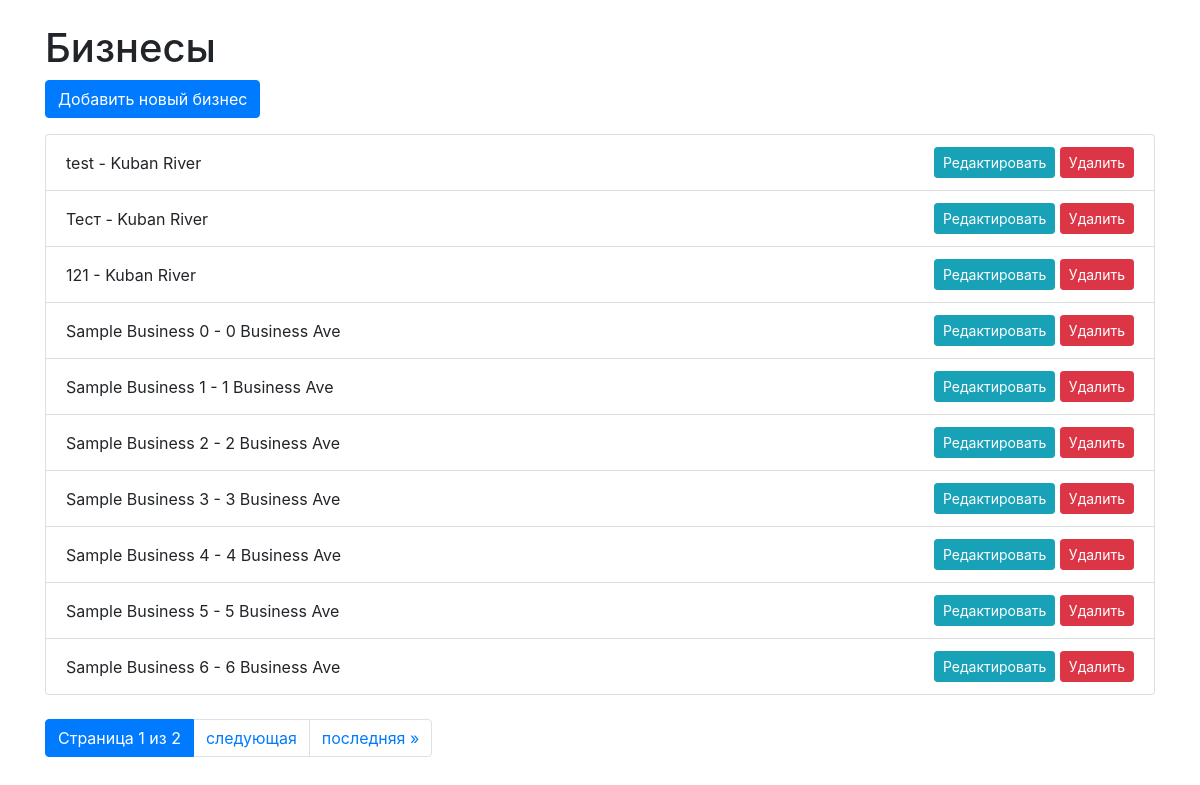
The app's page /business/ with its own data.
### business/models.py (models this page shows, shortened)
class Business(models.Model):
    owner = models.ForeignKey(User, on_delete=models.CASCADE)
    name = models.CharField(max_length=100)
    address = models.CharField(max_length=200)

### business/views.py (the view)
# urls.py: path('business/', BusinessList.as_view(), name='business-list'),  # Добавляем новый путь для списка бизнесов с пагинацией
class BusinessList(ListView):
    model = Business
    context_object_name = 'businesses'
    template_name = 'business/business_list.html'  # Убедитесь, что у вас правильно указан путь к шаблону
    paginate_by = 10  # Количество бизнесов на странице
    def get_context_data(self, **kwargs):
        context = super().get_context_data(**kwargs)
        paginator = Paginator(self.get_queryset(), self.paginate_by)
        page = self.request.GET.get('page')
        try:
            businesses = paginator.page(page)
        except PageNotAnInteger:
            businesses = paginator.page(1)
        except EmptyPage:
            businesses = paginator.page(paginator.num_pages)
        context['businesses'] = businesses
        return context

### business/templates/business/business_list.html (shortened to what this page needs)
<!DOCTYPE html>
<html lang="en">
<head>
    <link href="https://stackpath.bootstrapcdn.com/bootstrap/4.5.2/css/bootstrap.min.css" rel="stylesheet">
</head>
<body>
    <div class="container mt-4">
        <h1>Бизнесы</h1>
        <a href="{% url 'business-add' %}" class="btn btn-primary mb-3">Добавить новый бизнес</a>
        <ul class="list-group">
            {% for business in businesses %}
                <li class="list-group-item d-flex justify-content-between align-items-center">
                    {{ business.name }} - {{ business.address }}
                    <div>
                        <a href="{% url 'business-update' business.id %}" class="btn btn-sm btn-info">Редактировать</a>
                        <a href="{% url 'business-delete' business.id %}" class="btn btn-sm btn-danger" onclick="return confirm('Вы уверены, что хотите удалить этот бизнес?');">Удалить</a>
                    </div>
                </li>
            {% endfor %}
        </ul>
        <nav aria-label="Page navigation example" class="mt-4">
            <ul class="pagination">
                <li class="page-item active"><a class="page-link" href="#">Страница {{ businesses.number }} из {{ businesses.paginator.num_pages }}</a></li>
                {% if businesses.has_next %}
                    <li class="page-item"><a class="page-link" href="?page={{ businesses.next_page_number }}">следующая</a></li>
                    <li class="page-item"><a class="page-link" href="?page={{ businesses.paginator.num_pages }}">последняя &raquo;</a></li>
                {% endif %}
            </ul>
        </nav>
    </div>
</body>
</html>

### records on screen
Business: name "test", address "Kuban River"
Business: name "Тест", address "Kuban River"
Business: name "121", address "Kuban River"
Business: name "Sample Business 0", address "0 Business Ave"
Business: name "Sample Business 1", address "1 Business Ave"
Business: name "Sample Business 2", address "2 Business Ave"
Business: name "Sample Business 3", address "3 Business Ave"
Business: name "Sample Business 4", address "4 Business Ave"
Business: name "Sample Business 5", address "5 Business Ave"
Business: name "Sample Business 6", address "6 Business Ave"

### other values on screen
{{ businesses.number }} "1"
{{ businesses.paginator.num_pages }} "2"
